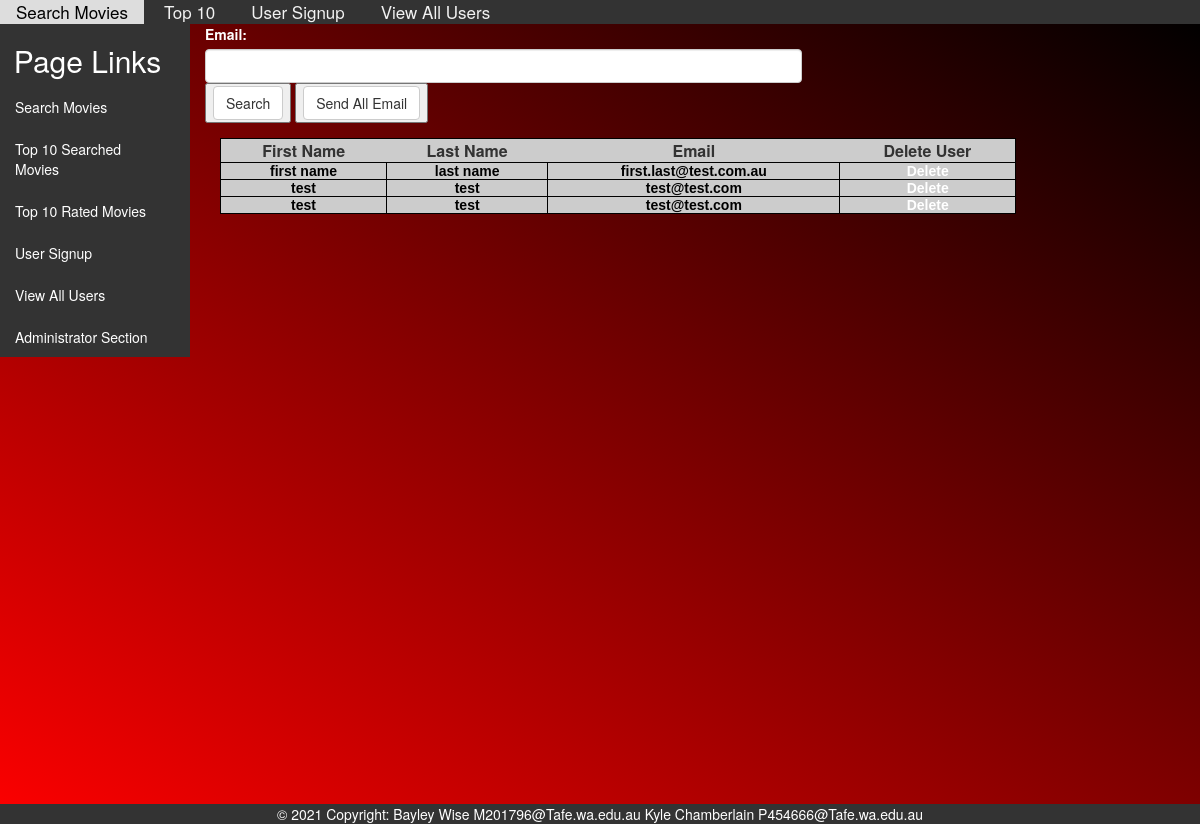
Page /WebSite/showUsers.php on the earlier database version.
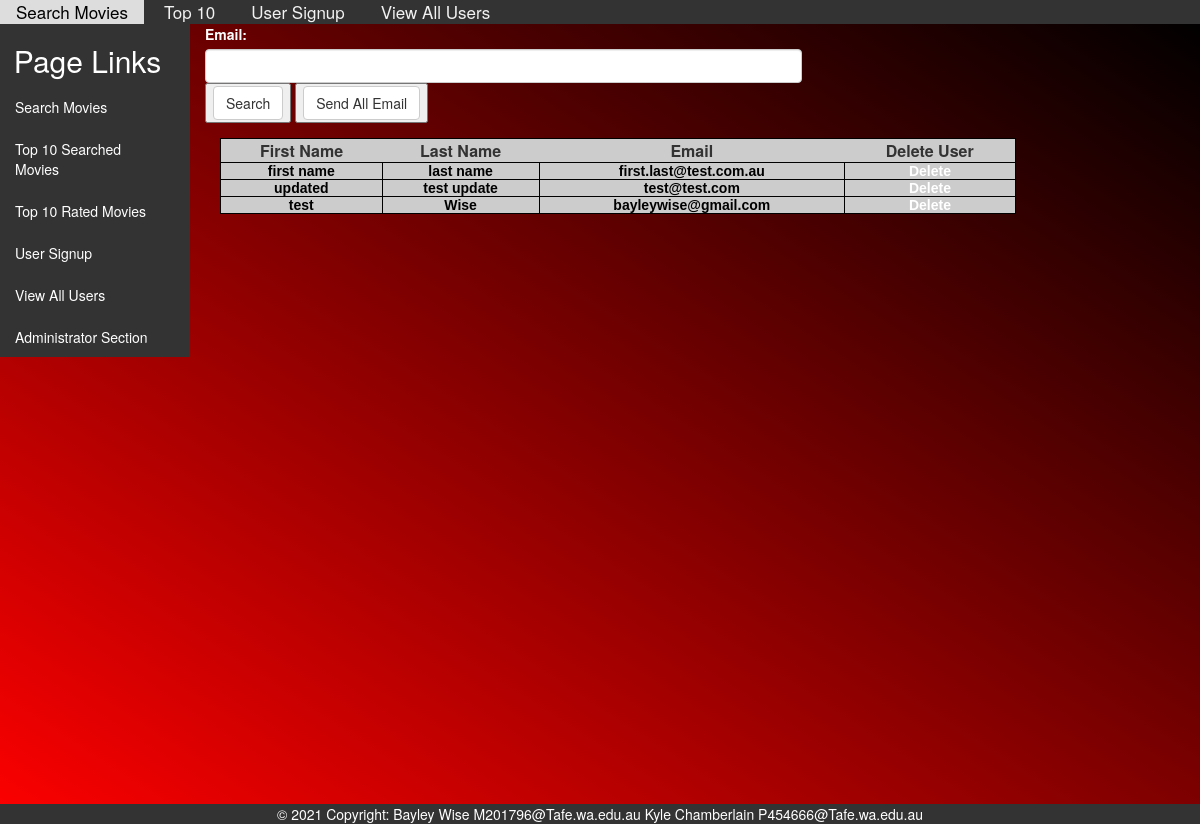
Same page on the later database version.
### tables this page shows
CREATE TABLE `user` (
  `user_id` int(11) NOT NULL,
  `first_name` varchar(100) NOT NULL,
  `last_name` varchar(100) NOT NULL,
  `email` varchar(100) NOT NULL,
  `news_letter` tinyint(1) NOT NULL,
  `news_blast` tinyint(1) NOT NULL
);

### WebSite/database.php (called while the page is built, shortened)
<?php
function Show_user($user)
{
    global $db;
    $sql = "SELECT * FROM user WHERE email LIKE ('%" .$user['email']."%')";
    $result = mysqli_query($db, $sql);
    return $result;
}
?>

### WebSite/showUsers.php (the view, shortened to what this page needs)
<?php
require 'header.php';
require_once 'database.php';
$userEmail['email'] = $_POST['email'];
$result = Show_user($userEmail);
?>
<!DOCTYPE html>
<html lang="en">
<head>
    <link rel="stylesheet"
    href="https://maxcdn.bootstrapcdn.com/bootstrap/3.4.0/css/bootstrap.min.css">
    <link rel="stylesheet" type="text/css" href="StyleSheet.css" />
</head>
<body>
<div id="data-body" class="row">
    <nav id="data-nav-bar" class="col-lg-2 bg-info">
        <h2 class="text-center">Page Links</h2>
        <ul class="nav nav-pills nav-stacked">
            <li><a href="search_Movie.php">Search Movies</a></li>
            <li><a href="top_Searched.php">Top 10 Searched Movies</a></li>
            <li><a href="top_Rated.php">Top 10 Rated Movies</a></li>
            <li><a href="userSignUp.php">User Signup</a></li>
            <li><a href="showUsers.php">View All Users</a></li>
            <li><a href="adminLogIn.php">Administrator Section</a></li>
        </ul>
    </nav>
    <main class="col-lg-10">
    <form action="<?php echo htmlspecialchars($_SERVER["PHP_SELF"]); ?>"
        method="post">
    <div class="form-group">
        <label for="email">Email:</label>
        <input type="text" class="form-control" id="email"
        name="email" pattern= "[a-zA-Z0-9!#$%&'*+\/=?^_`{|}~.-]+@[a-zA-Z0-9-]+(\.[a-zA-Z0-9-]+)*">
        <button>
            <type="submit" name="btnSubmit"
                class="btn btn-default">Search</button>
        <button>
            <type="submit" name="btnSendEmail"
                class="btn btn-default">Send All Email</button>
        </form>
        <table>
            <tr>
                <th>First Name</th>
                <th>Last Name</th>
                <th>Email</th>
                <th>Delete User</th>
            </tr>
            <?php
                while ($row = mysqli_fetch_assoc($result)) {
                    $firstName = $row["first_name"];
                    $lastName = $row["last_name"];
                    $email = $row["email"];
                    $userID = $row["user_id"];
                    echo "<tr>
                            <td>".$firstName."</td>
                            <td>".$lastName."</td>
                            <td>".$email."</td>
                            <td><a href='deleteUser.php?id=$userID'>Delete</a></td>
                        </tr>";
                }
                echo "</table>";
          ?>
    </main>
</div>
</body>
</html>
<?php
    require 'footer.php';
?>

Differences in the rows shown:
removed user: first_name "test", last_name "test", email "test@test.com"
changed user "test@test.com": first_name "test" → "updated"; last_name "test" → "test update"
added user: first_name "test", last_name "Wise", email "bayleywise@gmail.com"
